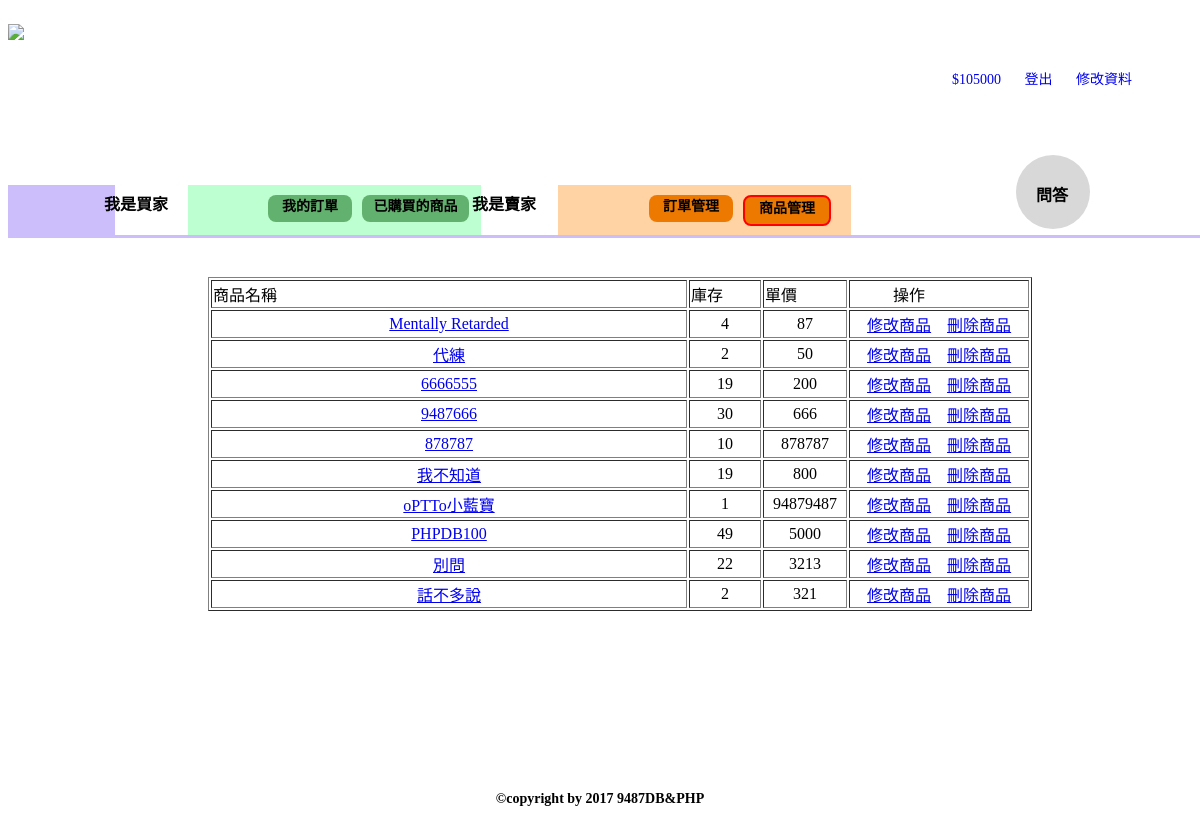
/onsale.php (signed in), run on the app's committed database.
### tables this page shows
CREATE TABLE `user` (
  `U_ID` varchar(12) NOT NULL DEFAULT '',
  `U_PW` varchar(20) DEFAULT NULL,
  `U_NAME` varchar(12) DEFAULT NULL,
  `U_BIRTH` date NOT NULL,
  `U_JOB` varchar(20) DEFAULT NULL,
  `U_GENDER` varchar(8) NOT NULL,
  `U_PHONE` varchar(15) DEFAULT NULL,
  `U_EMAIL` varchar(30) DEFAULT NULL,
  `U_MONEY` int(11) DEFAULT '0',
  `Post_Time` timestamp NOT NULL DEFAULT CURRENT_TIMESTAMP,
  `U_Right` tinyint(1) DEFAULT NULL
);

CREATE TABLE `product` (
  `P_Code` varchar(15) NOT NULL DEFAULT '',
  `P_NAME` varchar(50) DEFAULT NULL,
  `P_Price` int(11) DEFAULT NULL,
  `P_Inv` int(11) DEFAULT NULL,
  `P_SoldAmount` int(11) DEFAULT NULL,
  `P_ImgPath` varchar(100) DEFAULT NULL,
  `Seller_ID` char(12) DEFAULT NULL,
  `P_Game` varchar(15) NOT NULL,
  `P_Server` varchar(20) NOT NULL,
  `P_Classify` varchar(20) NOT NULL,
  `P_Present` varchar(500) DEFAULT NULL,
  `Post_Time` timestamp NOT NULL DEFAULT CURRENT_TIMESTAMP
);

### onsale.php (the view, shortened to what this page needs)
<?php
	$UID = $_SESSION["ID"];
	$Link = mysqli_connect('localhost','phpholyshit','tingting123','9487');
	mysqli_query($Link, "SET NAMES UTF8");
?>
<!DOCTYPE html>
<html lang="en">
<head>
	<link rel="stylesheet" type="text/css" href="css/yoyo.css">
</head>
<body>
	<div class="user_wrap">
		<div class="user_header">
			<a href="index.php"><img src="pic/logo.png"></a>
			<div  style="margin-right:50px;" class="user_header_profile">
				<p>
				<?php
					$result = mysqli_query($Link,"SELECT U_MONEY FROM user WHERE U_ID = '$UID'");
					$row = mysqli_fetch_assoc($result);
					echo "<a style='padding:10px;' href='#' class='lid-member'>$".$row["U_MONEY"]."</a>"; ?>
				<?php echo "<a style='padding:10px;' href='index.php?&logout=yes' class='lid-member'>登出</a>"; ?>
				<a style='padding:10px;' href="edit-info.php">修改資料</a>
				</p>
			</div>
		</div>
		<div class="myorder_content1">
			<div class="sell"></div>
			<div class="text2">我是買家</div>
			<a href="myorder.php" class="htext2-1">我的訂單</a>
			<a href="order_history.php" class="text2-2">已購買的商品</a>
			<div class="text3">我是賣家</div>
			<a href="saler_trade_ing.php" class="text3-1">訂單管理</a>
			<a href="onsale.php" class="htext3-2">商品管理</a>
			<a href="#" class="myorder_q"></a>
			<a href="ask.php"><div class="text4">問答</div></a>
			<div class="myorder_line"></div>
		</div>
		<div class="myorder_content2">
			<table border="1" style="text-align: center; margin-top: 1em; margin-left: 200px;">
			<tr>
				<td>商品名稱&nbsp;&nbsp;&nbsp;&nbsp;&nbsp;&nbsp;&nbsp;&nbsp;&nbsp;&nbsp;&nbsp;&nbsp;&nbsp;&nbsp;&nbsp;&nbsp;&nbsp;&nbsp;&nbsp;&nbsp;&nbsp;&nbsp;&nbsp;&nbsp;&nbsp;&nbsp;&nbsp;&nbsp;&nbsp;&nbsp;&nbsp;&nbsp;&nbsp;&nbsp;&nbsp;&nbsp;&nbsp;&nbsp;&nbsp;&nbsp;&nbsp;&nbsp;&nbsp;&nbsp;&nbsp;&nbsp;&nbsp;&nbsp;&nbsp;&nbsp;&nbsp;&nbsp;&nbsp;&nbsp;&nbsp;&nbsp;&nbsp;&nbsp;&nbsp;&nbsp;&nbsp;&nbsp;&nbsp;&nbsp;&nbsp;&nbsp;&nbsp;&nbsp;&nbsp;&nbsp;&nbsp;&nbsp;&nbsp;&nbsp;&nbsp;&nbsp;&nbsp;&nbsp;&nbsp;&nbsp;&nbsp;&nbsp;&nbsp;&nbsp;&nbsp;&nbsp;&nbsp;&nbsp;&nbsp;&nbsp;&nbsp;&nbsp;&nbsp;&nbsp;&nbsp;&nbsp;&nbsp;&nbsp;&nbsp;&nbsp;&nbsp;&nbsp;</td>
				<td>庫存&nbsp;&nbsp;&nbsp;&nbsp;&nbsp;&nbsp;&nbsp;&nbsp;&nbsp;</td>
				<td>單價&nbsp;&nbsp;&nbsp;&nbsp;&nbsp;&nbsp;&nbsp;&nbsp;&nbsp;&nbsp;&nbsp;&nbsp;</td>
				<td>操作&nbsp;&nbsp;&nbsp;&nbsp;&nbsp;&nbsp;&nbsp;&nbsp;&nbsp;&nbsp;&nbsp;&nbsp;&nbsp;&nbsp;&nbsp;</td>
			</tr>
			<?php
				$sql2 = "SELECT * FROM product WHERE Seller_ID = '$UID'";
				$result2 = mysqli_query($Link,$sql2);
				while ($row2 = mysqli_fetch_assoc($result2)) {
					$code = $row2['P_Code'];
					$name = $row2['P_NAME'];?>
					<tr>
					<td><?php echo "<a href=product.php?&p_code=$code>$name</a>"; ?></td>
					<td><?php echo $row2['P_Inv']; ?></td>
					<td><?php echo $row2['P_Price']; ?></td>
					<td>&nbsp;&nbsp;&nbsp;&nbsp;<?php echo "<a href=editproduct.php?&p_code=$code>修改商品</a>"; ?> &nbsp;&nbsp;&nbsp;<?php echo "<a href=delproduct.php?&p_code=$code>刪除商品</a>";?>&nbsp;&nbsp;&nbsp;&nbsp;</td>
					</tr>
				<?php }
			?>
			</table>
		</div>
		<div style="margin-top: 180px;" class="footer">
			<p>©copyright by 2017 9487DB&PHP</p>
		</div>
	</div>
</body>
</html>

### css/yoyo.css (style rules this page uses)
.footer { font-size: 14px; font-weight: 600; text-align: center; margin-top: 180px; }
.user_wrap { max-width: 1280px; margin: 0 auto; }
.user_header { margin-top: 24px; }
.user_header img { width: auto; height: 101.3px; float: left; margin-bottom: 25.7px; }
.user_header_profile { float: right; margin-top: 30px; margin-bottom: 25.7px; }
.user_header_profile p { font-family: PingFangTC; font-size: 14px; color: #1024a5; text-decoration: none; float: left; }
.user_header_profile a { text-decoration: none; }
.sell { width: 107px; height: 50px; background-color: #ccbdfb; float: left; margin-top: 30px; position: absolute; }
.text2 { font-family: PingFangTC; font-size: 16px; font-weight: 600; text-align: left; color: #000000; float: right; position: relative; right: 960px; top: 36px; }
.text2-2 { width: 107px; height: 27px; border-radius: 8px; background-color: #63b16f; font-family: PingFangTC; font-size: 14px; font-weight: 600; text-align: center; color: #000000; position: relative; left: 270px; top: 40px; display: block; text-decoration: none; float: left; }
.text3 { font-family: PingFangTC; font-size: 16px; font-weight: 600; text-align: left; color: #000000; float: right; position: relative; right: 528px; top: 36px; }
.text3-1 { width: 84px; height: 27px; border-radius: 8px; background-color: #ee7901; font-family: PingFangTC; font-size: 14px; font-weight: 600; text-align: center; color: #000000; position: relative; left: 450px; top: 40px; display: block; text-decoration: none; float: left; }
.myorder_q { width: 74px; height: 74px; background-color: #d8d8d8; border-radius: 99em; position: relative; left: 90px; float: right; }
.text4 { font-family: PingFangTC; font-size: 16px; font-weight: 600; text-align: left; color: #000000; float: right; position: relative; left: 142px; top: 27px; }
.myorder_line { width: 1200px; height: 3px; border-top: solid 3px #ccbdfb; margin-top: 6px; float: left; margin-bottom: 20px; }
.htext2-1 { width: 84px; height: 27px; border-radius: 8px; background-color: #63b16f; font-family: PingFangTC; font-size: 14px; font-weight: 600; text-align: center; color: #000000; position: relative; left: 260px; top: 40px; display: block; text-decoration: none; float: left; }
.htext3-2 { width: 84px; height: 27px; border-radius: 8px; background-color: #ee7901; border: solid 2px #ff0000; font-family: PingFangTC; font-size: 14px; font-weight: 600; text-align: center; color: #000000; position: relative; left: 460px; top: 40px; display: block; text-decoration: none; float: left; }
.user_header a img { height: 105px; }
.footer { margin-top: 30px; }

### data on the page
user: U_MONEY "105000"
product: P_NAME "Mentally Retarded", P_Inv "4", P_Price "87"
product: P_NAME "代練", P_Inv "2", P_Price "50"
product: P_NAME "6666555", P_Inv "19", P_Price "200"
product: P_NAME "9487666", P_Inv "30", P_Price "666"
product: P_NAME "878787", P_Inv "10", P_Price "878787"
product: P_NAME "我不知道", P_Inv "19", P_Price "800"
product: P_NAME "oPTTo小藍寶", P_Inv "1", P_Price "94879487"
product: P_NAME "PHPDB100", P_Inv "49", P_Price "5000"
product: P_NAME "別問", P_Inv "22", P_Price "3213"
product: P_NAME "話不多說", P_Inv "2", P_Price "321"
